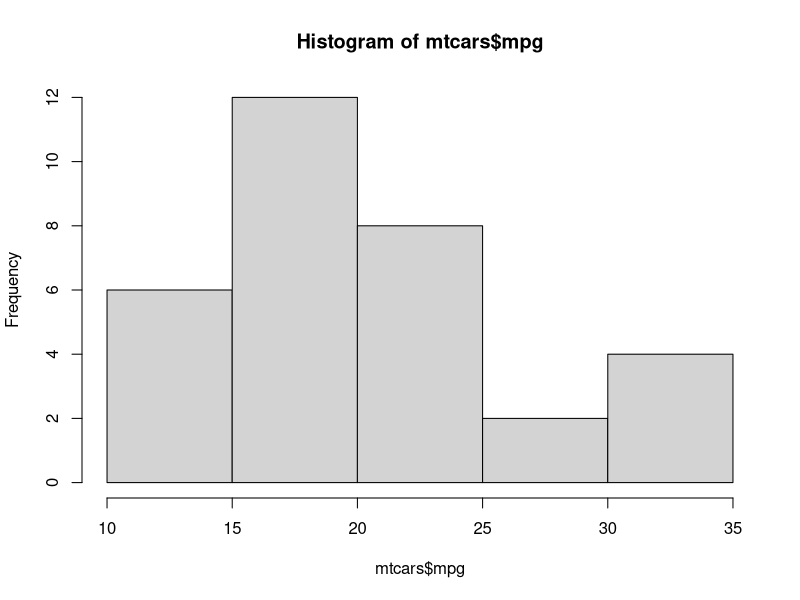
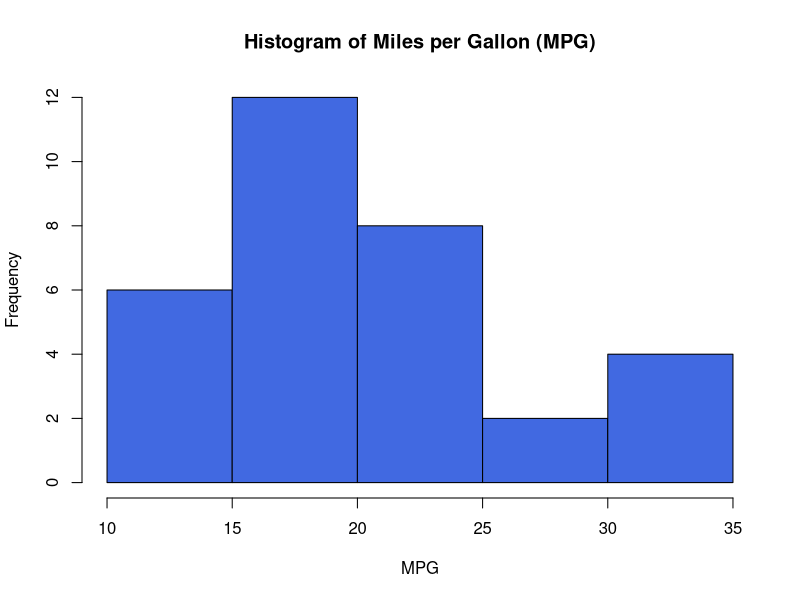
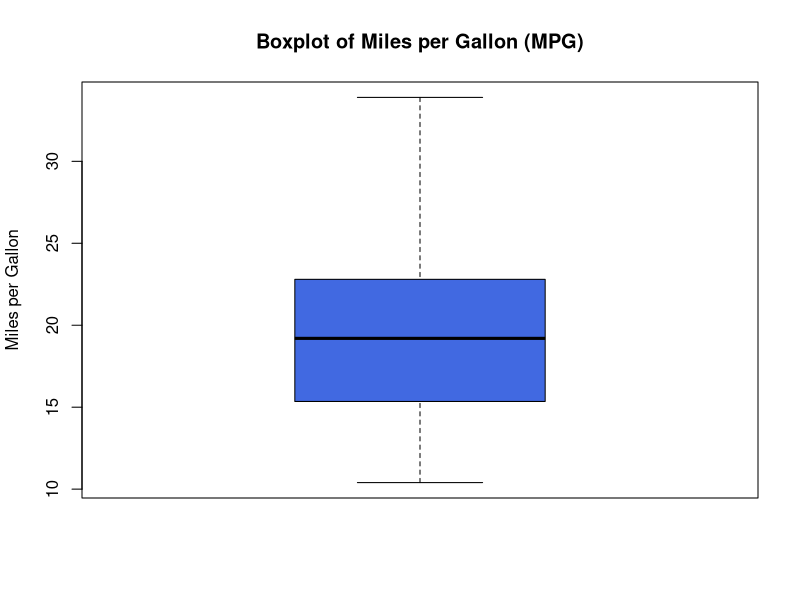
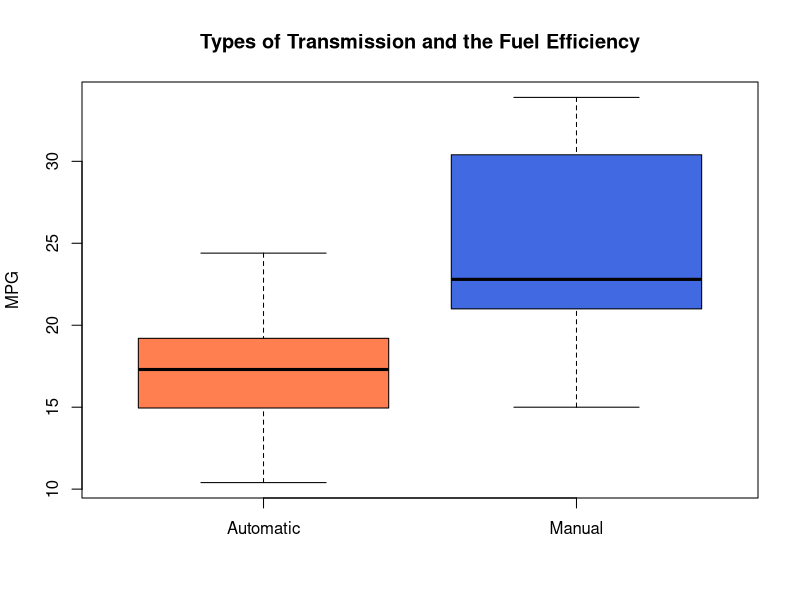
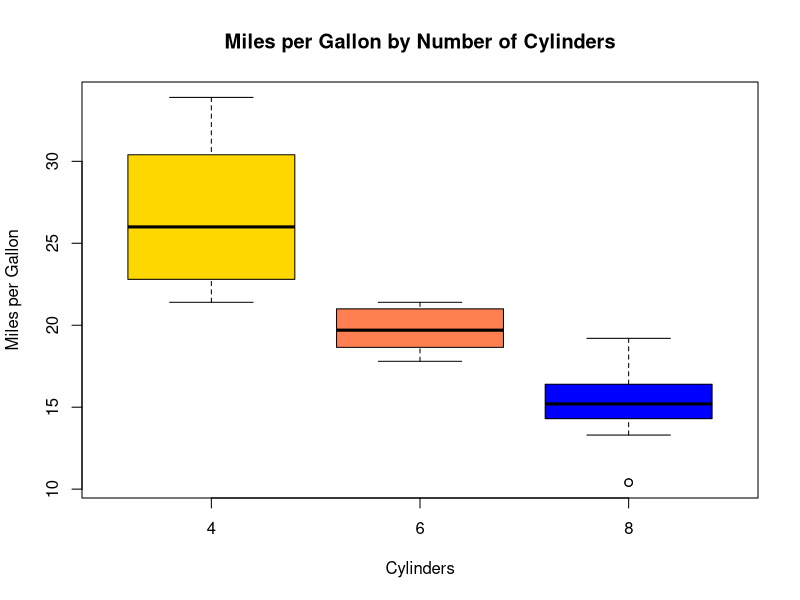
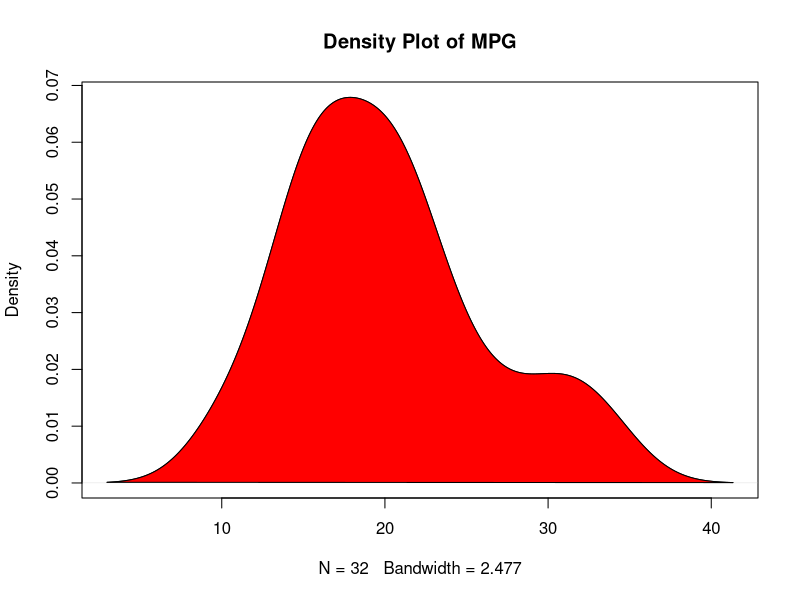
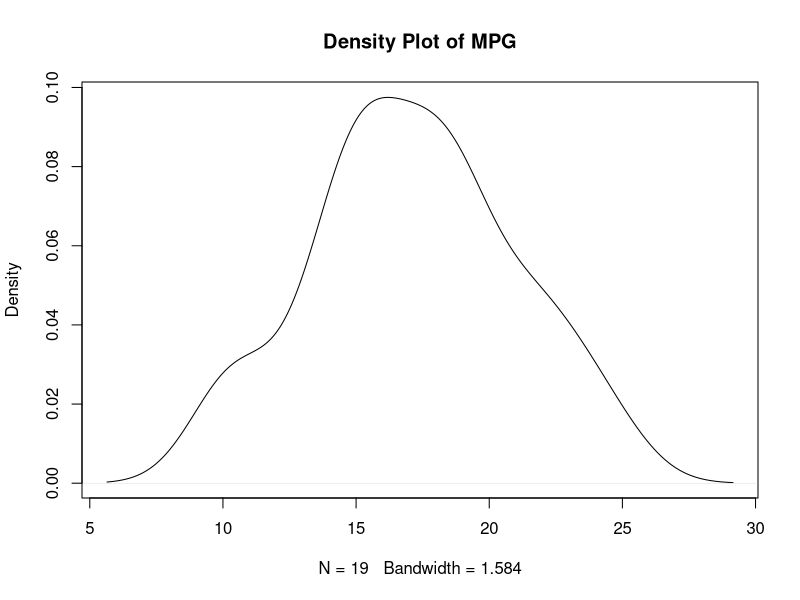
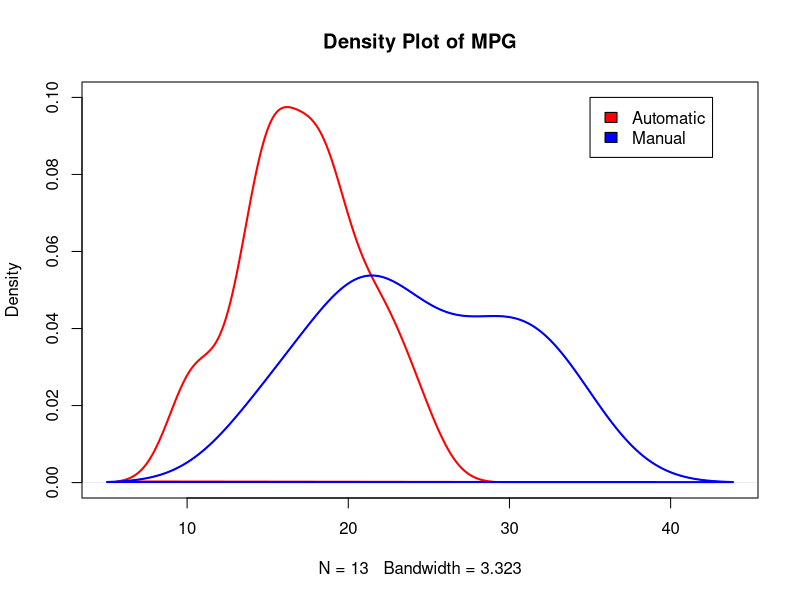

Source code (R) for these figures, in order:
## ---- chunk 1

library(datasets)
library(tidyverse)

# Dataset Load
data("mtcars")

## ---- chunk 2

# Histogram of miles per gallon
hist(mtcars$mpg)

## ---- chunk 3

#Custom histogram
hist(mtcars$mpg, col= 'royalblue',
     main='Histogram of Miles per Gallon (MPG)', xlab = 'MPG',
     breaks= 'FD')

## ---- chunk 4

# Plot Boxplot of MPG
boxplot(mtcars$mpg, col='royalblue',
        main= 'Boxplot of Miles per Gallon (MPG)',
        ylab= 'Miles per Gallon')

## ---- chunk 5

# boxplot AM vs MPG
boxplot(mtcars$mpg[mtcars$am == 0],
        mtcars$mpg[mtcars$am == 1],
        col= c('coral', 'royalblue'),
        names= c('Automatic', 'Manual'),
        ylab= 'MPG',
        main= 'Types of Transmission and the Fuel Efficiency'
        )

## ---- chunk 6

# Boxplot with formula notation
boxplot(mpg ~ cyl, data= mtcars,
        col= c('gold', 'coral', 'blue'),
        main= 'Miles per Gallon by Number of Cylinders',
        xlab = 'Cylinders', ylab= 'Miles per Gallon')

## ---- chunk 7

# Density calculation
dp <- density(mtcars$mpg)

# Plot
plot(dp, main= 'Density Plot of MPG')

# Fill shape
polygon(dp, col="red")

## ---- chunk 8

# Density calculation
dp0 <- density(mtcars$mpg[mtcars$am == 0])
dp1 <- density(mtcars$mpg[mtcars$am == 1])

# Plot
plot(dp0, main= 'Density Plot of MPG')
plot(dp1, main= 'Density Plot of MPG', ylim= c(0,0.1) )
# Legend
legend(x=35, y=0.1 , c('Automatic', 'Manual'), fill= c('red', 'blue'))

# Fill shape
polygon(dp0, border='red', lwd=2)
polygon(dp1, border='blue', lwd=2)

## ---- chunk 9

# Basic scatterplot
plot(x=mtcars$hp, y=mtcars$mpg, 
     main= 'Effect of Horsepower on Milesper Gallon (MPG)',
     xlab= 'Horsepower', ylab= 'MPG',
     col='royalblue', pch=16)

## ---- chunk 10

# MPG vs Weight
plot(x=mtcars$wt, y=mtcars$mpg, 
     main= 'Scatterplot Weight vs. MPG', cex= 2,
     xlab= 'HP', ylab= 'MPG',
     col='royalblue', pch=16)

## ---- chunk 11
# Column Plot: How many cars by cylinder
# Create a table count for each cylinder type
cyl_counts <- table(mtcars$cyl)

# Column Plot
barplot(cyl_counts, col='royalblue',
        main='Number of Cars by Cylinder')

## ---- chunk 12
# Create a table count for each engine type
v_eng <- table(mtcars$vs)

# Bar Plot
barplot(v_eng, main='Cars with V-Engine vs Straight',
        horiz=TRUE, col='royalblue',
        names= c('V-Shaped', 'Straight'))


## ---- chunk 13

# Load dataset
data("AirPassengers")

# Plot line
plot(AirPassengers, col= 'skyblue',
     lwd=3, main= 'Evolution of the Number of Air Passengers from 1949-1960')

## ---- chunk 14

# Random X and Y
x <- 1:12
y <- rnorm(12)+2
y2 <- rnorm(12)+3
y3 <- rnorm(12)+4
# Line Plot
plot(x,y, col='royalblue', type= 'l', lwd=3, ylim=c(0,6))
# Add second line
lines(x,y2, col='coral', type= 'b', lwd=3)
# Add third line
lines(x,y3, col='darkgreen', type= 'l', lwd=3, lty = 2)
#Add legend
legend(x=11, y=6, c('y', 'y2', 'y3'), fill=c('royalblue','coral', 'darkgreen'))

## ---- chunk 15

# Scatterplot 3 variables
plot(mtcars$hp, mtcars$mpg, 
     col=mtcars$cyl, cex=mtcars$cyl/3, lwd=2,
     xlab='HP', ylab='MPG',
     main= 'MPG versus HP and Cylinder')
#Add legend
"(x, y, legend text,
  color,
  size, 
  point type, legend on horizontal, centralized)"
legend(260, 32, sort(unique(mtcars$cyl)), 
       col=sort(unique(mtcars$cyl)),
       cex = sort(unique(mtcars$cyl)/6), 
       pch=1, horiz = T, yjust = 0.5)

## ---- chunk 16

# Stacked Bar Plot with Colors and Legend
counts <- table(mtcars$vs, mtcars$cyl)
barplot(counts,  xlab="Cylinders", col=c("royalblue","coral"),
        legend.text = c('V', 'Line'),
        args.legend = list(x='top', horiz=T),
        main='Cars by Cylinder and Engine/ Transmission',
        sub= list('Engines with 8 cylinders tend to be constructed in V shape with automatic transmission', col='darkgray'))
lines(factor(c(4,6,8)), table(mtcars$am, mtcars$cyl)[1,], type='b', col='green', lw=3)
lines(factor(c(4,6,8)), table(mtcars$am, mtcars$cyl)[2,], type='b', col='yellow', lw=3)
legend(1.3,12, horiz = T, c('Auto', 'Manual'), fill=c('green', 'yellow'))



## ---- chunk 17

# Setup grid with 1 row and 2 columns
par(mfrow= c(1,2))

# Plot graphics
# Plot (1,1)
plot(x= mtcars$disp, y= mtcars$hp,
     col='royalblue', pch=16,
     main='HP by Displacement')

# Plot (1,2)
hist(mtcars$disp, col='skyblue',
     main= 'Histogram of Displacement')

# Reset plot grid to the original 1 by 1
par(mfrow= c(1,1))
# View if grid is reset. Should see 1 1
par('mfrow')


